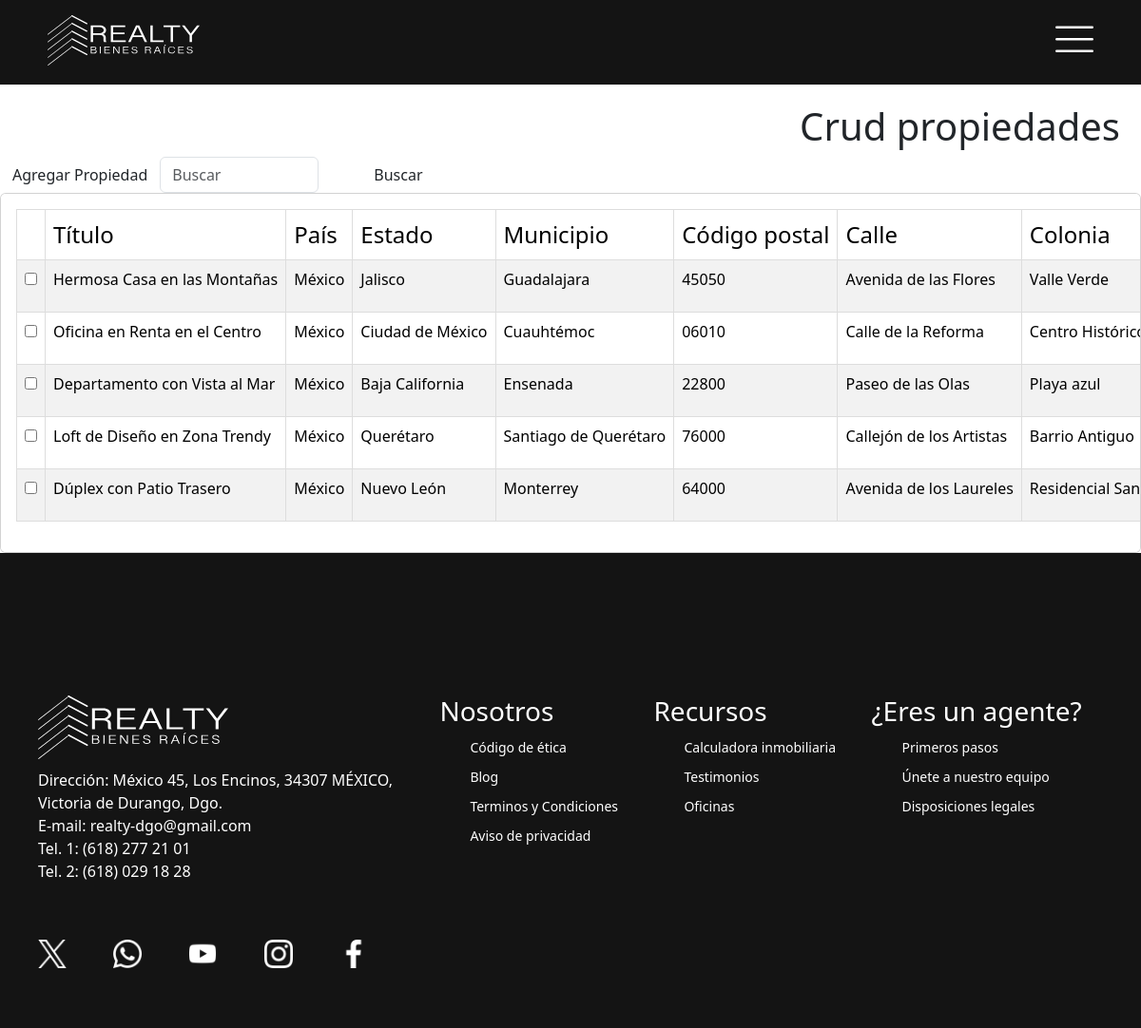
Page /views/crud-propiedades.php (signed in) on the committed database.
### tables this page shows
CREATE TABLE IF NOT EXISTS `propiedades` (
  `id_propiedad` int(10) unsigned zerofill NOT NULL AUTO_INCREMENT,
  `titulo` varchar(100) NOT NULL,
  `pais` varchar(20) NOT NULL,
  `estado` varchar(20) NOT NULL,
  `municipio` varchar(50) NOT NULL,
  `codigo_postal` char(10) NOT NULL,
  `calle` varchar(50) NOT NULL,
  `colonia` varchar(50) NOT NULL,
  `numero` char(10) NOT NULL DEFAULT '0',
  `tipo_inmueble` set('comercial','casa','departamento','loft','duplex') NOT NULL,
  `tipo_contrato` set('venta','renta') NOT NULL,
  `precio` bigint unsigned NOT NULL DEFAULT '0',
  `area` int unsigned NOT NULL,
  `pisos` tinyint unsigned NOT NULL,
  `recamaras` tinyint unsigned DEFAULT '0',
  `banos` tinyint unsigned DEFAULT '0',
  `cocheras` tinyint unsigned DEFAULT '0',
  `jardin` set('si','no') DEFAULT NULL,
  `jardin_area` int unsigned DEFAULT '0',
  `piscina` set('si','no') DEFAULT NULL,
  `descripcion` varchar(500) DEFAULT NULL,
  `imagen1` blob,
  `imagen2` blob,
  `imagen3` blob,
  `imagen4` blob,
  `imagen5` blob,
  `imagen6` blob,
  `imagen7` blob,
  `imagen8` blob,
  `id_usuario` int(10) unsigned zerofill NOT NULL,
  PRIMARY KEY (`id_propiedad`),
  KEY `id_usuario` (`id_usuario`),
  CONSTRAINT `propiedades_ibfk_1` FOREIGN KEY (`id_usuario`) REFERENCES `usuarios` (`id_usuario`) ON UPDATE CASCADE
);

### views/crud-propiedades.php (the view, shortened to what this page needs)
<!DOCTYPE html>
<html lang="en">
<head>
    <link href="https://cdn.jsdelivr.net/npm/bootstrap@5.3.2/dist/css/bootstrap.min.css" rel="stylesheet">
    <link rel="stylesheet" href="css/navbar.css">
    <link rel="stylesheet" href="css/crud-propiedades.css">
</head>
<?php include ('../models/php/conn-vistas.php'); ?>
<body>
<div class="">
    <div class="row" style="margin-top: 20px; text-align: right; margin-right: 10px;">
        <div class="col-12">
            <h1>Crud propiedades</h1>
            <div class="d-flex">
                <button type="button" class="btn" data-bs-toggle="modal" data-bs-target="#FormularioPropiedad">Agregar Propiedad</button>
                <form action="crud-propiedades.php" method="POST">
                    <div class="d-flex">
                        <input class="form-control inputBuscar" name="inputBuscar" type="search" placeholder="Buscar">
                        <button class="btn form-control btnBuscar" type="submit" name="btnBuscar">Buscar</button>
                    </div>
                </form>
            </div>
        </div>
    </div>
    <div class="row">
        <div class="col">
            <div class="card card-body">
                <table class="table table-hover table-striped">
                    <thead>
                    <tr>
                        <th scope="col"></th>
                        <th scope="col">Título</th>
                        <th scope="col">País</th>
                        <th scope="col">Estado</th>
                        <th scope="col">Municipio</th>
                        <th scope="col">Código postal</th>
                        <th scope="col">Calle</th>
                        <th scope="col">Colonia</th>
                    </tr>
                    </thead>
                    <tbody>
                    <?php
                    $query = "SELECT * FROM propiedades WHERE id_usuario = {$_SESSION['id_usuario']}";
                    $resultado = mysqli_query($conn, $query);
                    while($row = mysqli_fetch_assoc($resultado)) {
                        $id_propiedad = $row['id_propiedad'];
                        ?>
                        <tr data-id="fila_<?php echo $id_propiedad; ?>">
                            <form action="php/editar_propiedad.php?id_propiedad=<?php echo $id_propiedad; ?>" method="POST">
                                <td>
                                    <input type="checkbox">
                                </td>
                                <td>
                                    <label class="label_titulo"><?php echo $row['titulo']; ?></label>
                                </td>
                                <td>
                                    <label class="label_pais"><?php echo $row['pais']; ?></label>
                                </td>
                                <td>
                                    <label class="label_estado"><?php echo $row['estado']; ?></label>
                                </td>
                                <td>
                                    <label class="label_municipio"><?php echo $row['municipio']; ?></label>
                                </td>
                                <td>
                                    <label class="label_codigo_postal"><?php echo $row['codigo_postal']; ?></label>
                                </td>
                                <td>
                                    <label class="label_calle"><?php echo $row['calle']; ?></label>
                                </td>
                                <td>
                                    <label class="label_colonia"><?php echo $row['colonia']; ?></label>
                                </td>
                            </form>
                        </tr>
                    <?php } ?>
                    </tbody>
                </table>
            </div>
        </div>
    </div>
</div>
</body>
</html>

### views/css/navbar.css (style rules this page uses)
html, body, header, footer { margin: 0; padding: 0; }
.navbar { background-color: rgb(20, 20, 20); color: #fff; display: flex; justify-content: space-between; align-items: center; padding: 10px 50px 20px 50px; margin: 0; height: auto; }
.navbar-logo img { width: 160px; height: auto; margin-top: 6px; }
.sesion { display: flex; margin-top: 10px; }
footer { height: 500px; background-color: rgb(20, 20, 20); display: flex; justify-content: left; align-items: left; margin: 0; padding: 150px 40px 0 40px; }
.footer-img { width: 400px; }
.footer-realty-logo img { width: 200px; }
.contacto { color: white; margin-top: 10px; margin-bottom: 40px; }
.contacto p { margin: 0; font-weight: 100; }
.redes img { width: 30px; margin: 20px 45px 0 0; padding:0; }
.recursos { display: flex; flex: 1; justify-content: space-evenly; font-weight: 100; color: white; font-size: 14px; }
.recursos div { margin: 0 15px 0 15px; }
.recursos li { list-style: none; margin-top: 10px; }
.recursos h3 { font-weight: 100; }
#openBtn, #closeBtn { background: none; border: none; padding: 0; }

### views/css/crud-propiedades.css (style rules this page uses)
table { font-weight: 100; text-align: left; width: 100%; border-collapse: collapse; }
th, td { padding: 15px; border: 1px solid #ddd; white-space: nowrap; overflow: hidden; text-overflow: ellipsis; }
th { font-weight: 200; font-size: 24px; }
.card { overflow: scroll; }

### rows in the picture
propiedades: titulo "Hermosa Casa en las Montañas", pais "México", estado "Jalisco", municipio "Guadalajara", codigo_postal "45050", calle "Avenida de las Flores", colonia "Valle Verde"
propiedades: titulo "Oficina en Renta en el Centro", pais "México", estado "Ciudad de México", municipio "Cuauhtémoc", codigo_postal "06010", calle "Calle de la Reforma", colonia "Centro…"
propiedades: titulo "Departamento con Vista al Mar", pais "México", estado "Baja California", municipio "Ensenada", codigo_postal "22800", calle "Paseo de las Olas", colonia "Playa azul"
propiedades: titulo "Loft de Diseño en Zona Trendy", pais "México", estado "Querétaro", municipio "Santiago de Querétaro", codigo_postal "76000", calle "Callejón de los Artistas", colonia "Barrio Antiguo"
propiedades: titulo "Dúplex con Patio Trasero", pais "México", estado "Nuevo León", municipio "Monterrey", codigo_postal "64000", calle "Avenida de los Laureles", colonia "Residencial San…"
